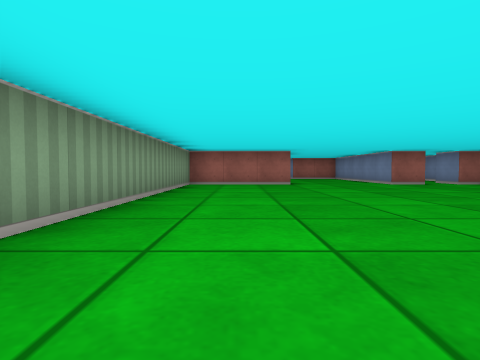
View 1 (above)

24 first-person views from a walk through a cub3D level. The camera is about half as high as the walls, tilts 2° down and sees 80° across. The floor is counted in squares. Each view is taken from the middle of a square. On the plan, view 1 faces up. The plan holds only what a view shows up to about 9 squares ahead; the rest is blank.

View 2
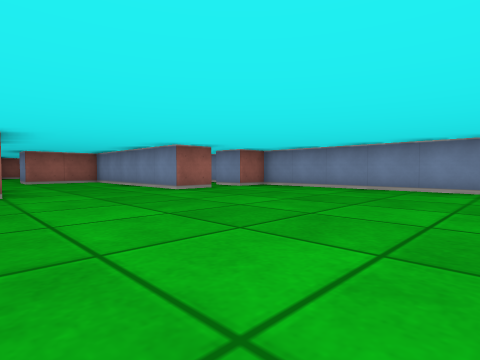

View 3
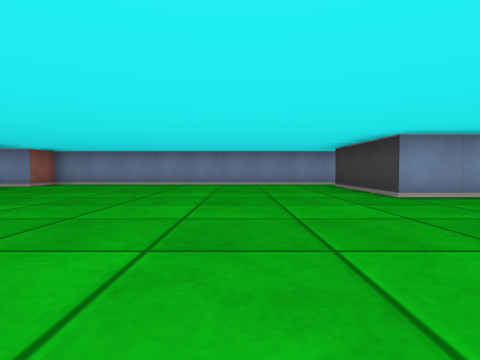

View 4
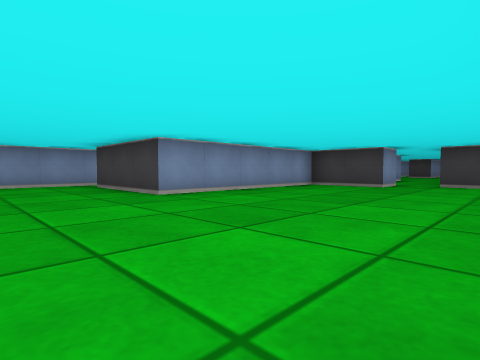

View 5
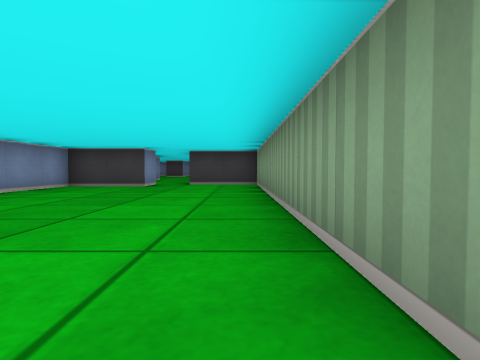

View 6
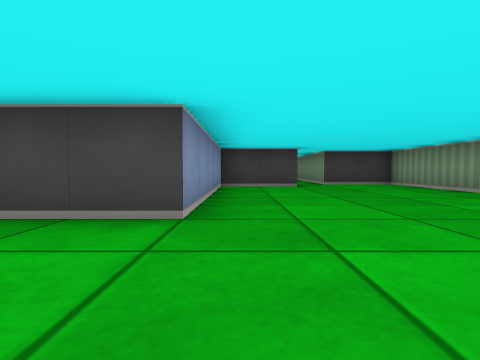

View 7
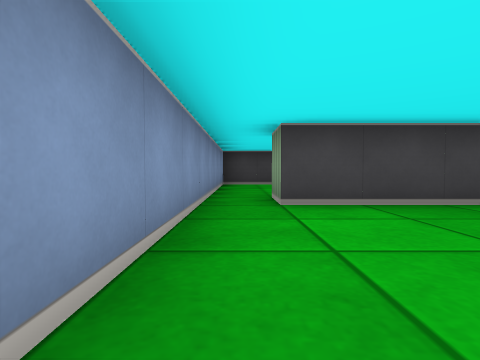

View 8
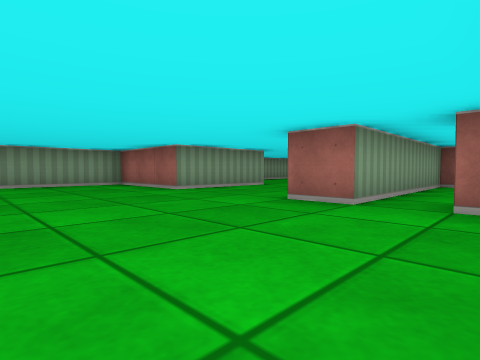

View 9
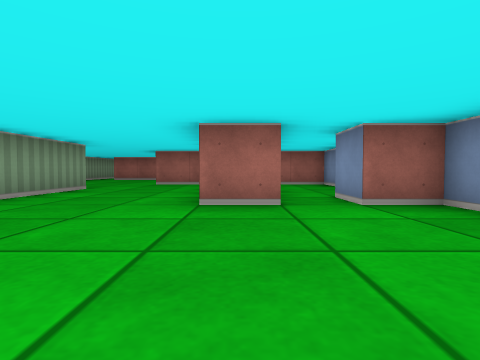

View 10
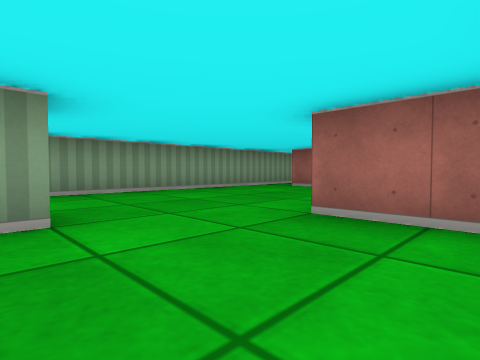

View 11
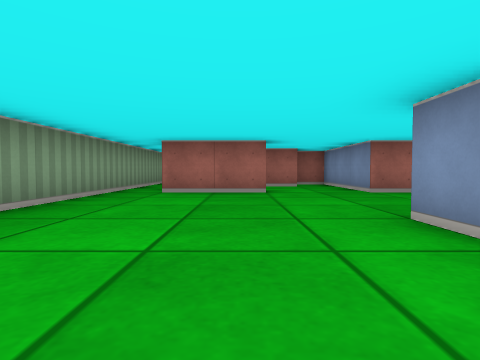

View 12
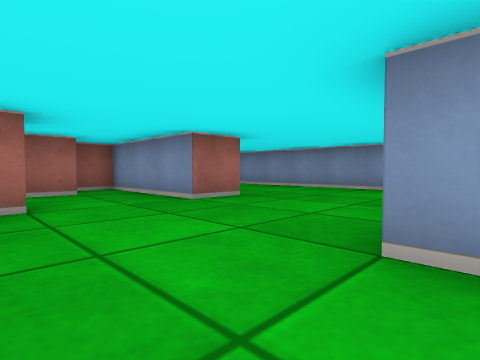

View 13
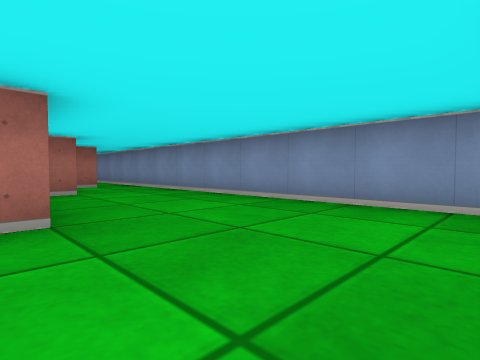

View 14
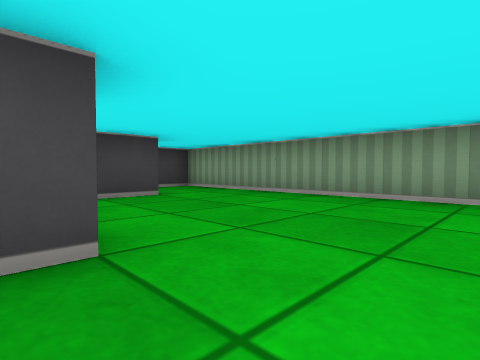

View 15
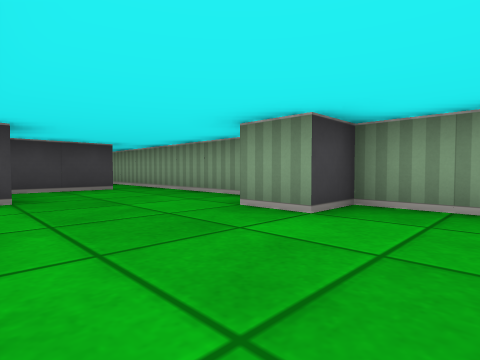

View 16
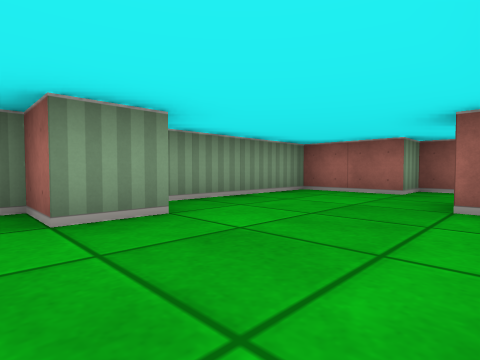

View 17
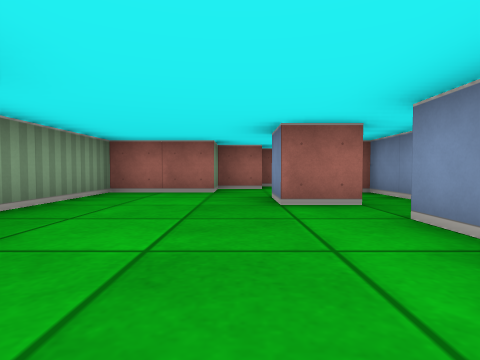

View 18
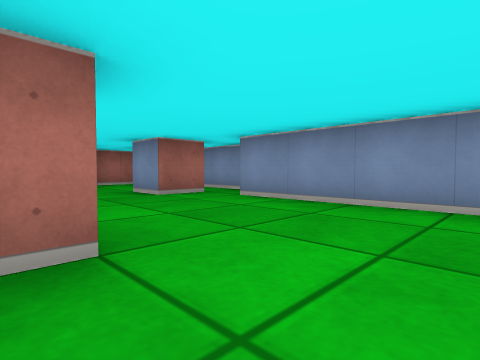

View 19
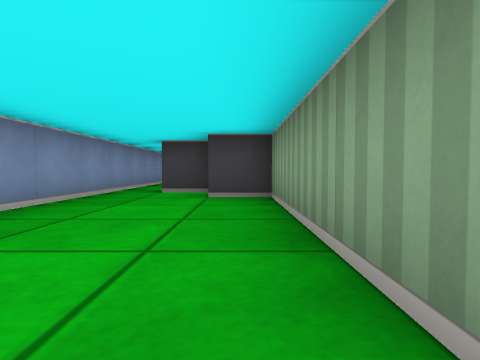

View 20
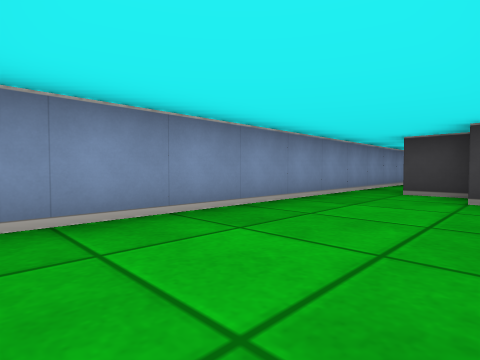

View 21
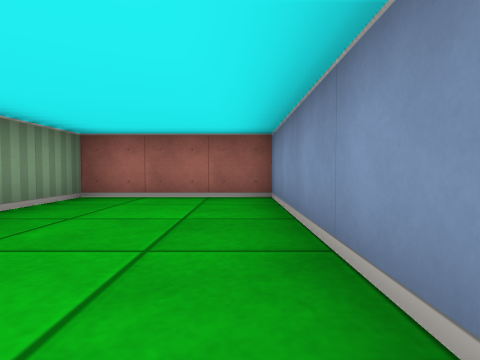

View 22
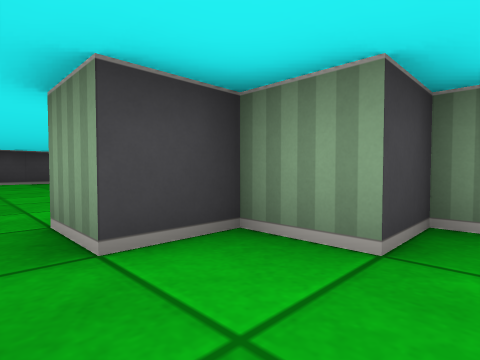

View 23
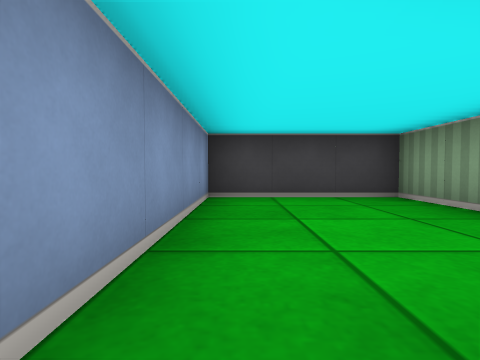

View 24
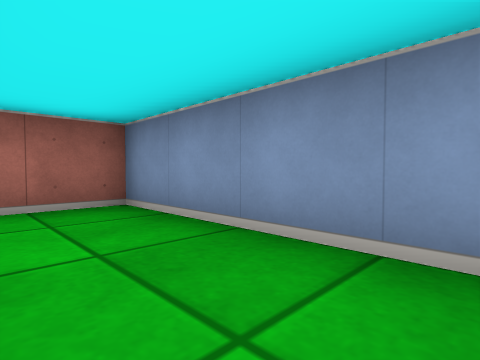

### Floor plan
Points are (right, up) in squares from view 1. A wall is a line through its corners. A room is listed if a view was taken in it or the views show most of it. See-through windows are left out.
Room 1 (views 1, 2, 3, 4, 5, 6, 7, 8, 9, 10)
walls: (5.5, 8.5) (4.5, 8.5) (4.5, 12.2); (7.5, 0.5) (7.5, 8.5) (6.5, 8.5); (1.5, 11.5) (1.5, 8.5) (-1.5, 8.5) (-1.5, -5.5) (0.5, -5.5); (1.5, -5.6) (1.5, -4.5) (3.5, -4.5) (3.5, 0.5) (6.5, 0.5); (3.9, 13.5) (2.5, 13.5)
ways out: opening at (1.3, 13) to room 2; opening at (7, 0) to room 5; opening at (6, 9) to room 6; opening at (1, -5)
Room 2 (views 11, 12, 13, 14)
walls: (1.6, 17.5) (-0.5, 17.5); (4.6, 17.5) (3.5, 17.5) (3.5, 18.5); (4.9, 14.5) (6.1, 14.5); (2.5, 13.5) (2.5, 14.5) (2.9, 14.5); (7.5, 15.2) (7.5, 22.6); (-1.5, 18.5) (-1.5, 9.5) (-0.5, 9.5); (0.4, 11.5) (1.5, 11.5); (5.6, 20.5) (5, 20.5); (6.5, 22.5) (6, 22.5)
ways out: opening at (1.3, 13) to room 1; opening at (-1, 18) to room 3; opening at (2.5, 18) to room 3; opening at (7, 23) to room 4
Room 3 (views 15, 16, 17, 18)
walls: (2.6, 25.5) (1.5, 25.5) (1.5, 26.5); (3.5, 25.5) (3.5, 27.5); (2.5, 21.2) (2.5, 24.5); (1.5, 28.5) (0.5, 28.5) (0.5, 27.5) (-1.5, 27.5) (-1.5, 23.5) (-0.5, 23.5) (-0.5, 22.5) (-1.5, 22.5) (-1.5, 18.5); (2.6, 19.5) (1.6, 19.5); (-0.5, 18.5) (1.4, 18.5); (2.9, 29.5) (1.5, 29.5); (3.5, 18.5) (3.5, 20.5) (2.6, 20.5)
ways out: opening at (-1, 18) to room 2; opening at (2.5, 18) to room 2
Room 4 (views 19, 20, 21, 22)
walls: (7.5, 22.6) (7.5, 29.5) (4.5, 29.5) (4.5, 24.5) (5.5, 24.5) (5.5, 23.5) (6.5, 23.5) (6.5, 22.5)
ways out: opening at (7, 23) to room 2
Room 5 (view 23)
walls: (4.5, -2.9) (4.5, -4.5) (7.5, -4.5) (7.5, 0.5); (6.5, 0.5) (6.5, -0.5)
ways out: opening at (7, 0) to room 1
Room 6 (view 24)
walls: (7.5, 10) (7.5, 13.5) (5.5, 13.5) (5.5, 8.5); (6.5, 8.5) (6.5, 9.5)
ways out: opening at (6, 9) to room 1

Positions as (right, up) in squares from view 1, and headings:
1: (0, 0), facing up
2: (1, 3), facing up-right
3: (-1, 3), facing right
4: (-1, 3), facing down-right
5: (-1, 3), facing down
6: (3, 3), facing down
7: (7, 4), facing down
8: (7, 5), facing up-left
9: (5, 5), facing up
10: (4, 11), facing up-left
11: (1, 12), facing up
12: (1, 14), facing up-right
13: (4, 15), facing up-right
14: (3, 16), facing down-left
15: (2, 25), facing down-left
16: (2, 22), facing up-left
17: (1, 22), facing up
18: (-1, 21), facing up-right
19: (5, 29), facing down
20: (5, 29), facing down-right
21: (7, 25), facing up
22: (7, 25), facing down-left
23: (7, 0), facing down
24: (6, 10), facing up-right
